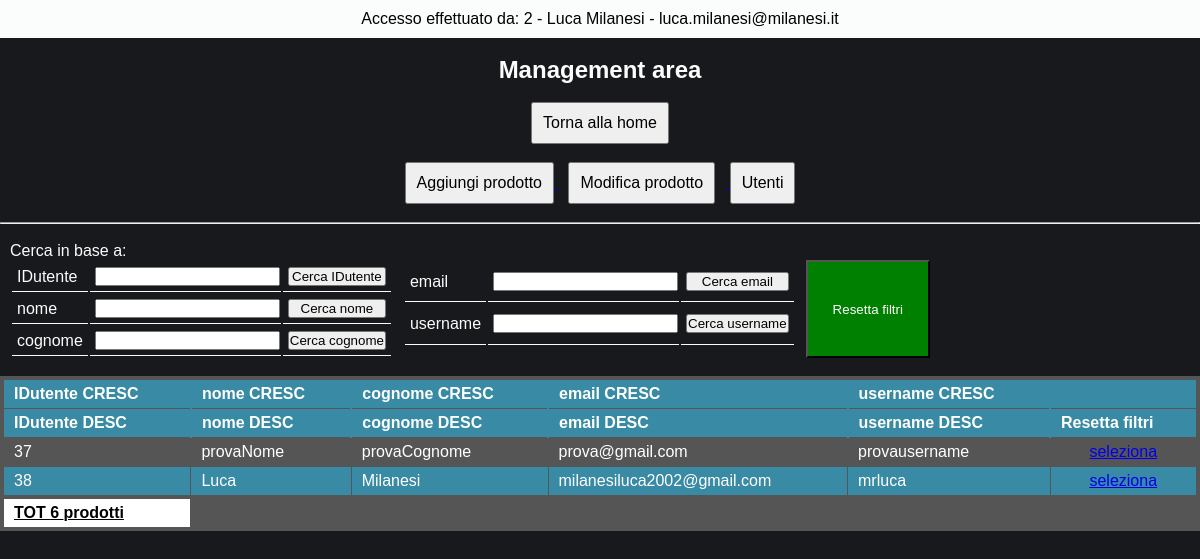
/management/viewUser.php (signed in), run on an earlier commit of the app's database.
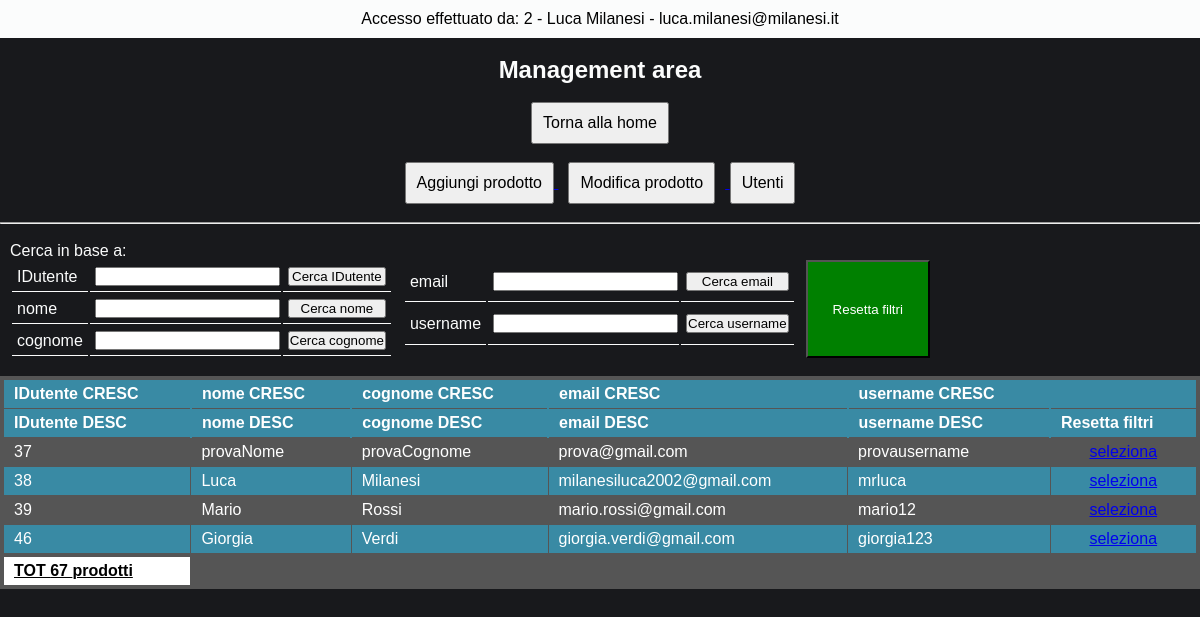
And on a later commit of the database.
### tables this page shows
CREATE TABLE `utenti` (
  `IDutente` int(11) NOT NULL AUTO_INCREMENT,
  `nome` varchar(30) DEFAULT NULL,
  `cognome` varchar(30) DEFAULT NULL,
  `email` varchar(50) DEFAULT NULL,
  `username` varchar(30) DEFAULT NULL,
  `password` varchar(64) DEFAULT NULL,
  PRIMARY KEY (`IDutente`),
  UNIQUE KEY `email` (`email`),
  UNIQUE KEY `username` (`username`)
);

### management/viewUser.php (the view, shortened to what this page needs)
<?php
include ("../dbConfig/dbConfig.php");
include ("../dbConfig/dbConfig_dip.php");
?>
<!DOCTYPE html>
<html>
  <?php
    $email_aziendale = $_SESSION['email_aziendale'];
    $sql_dip = "SELECT * FROM dipendenti WHERE email_aziendale = '$email_aziendale'";
            $result_dip = $conn2->query($sql_dip);
            $row_dip = $result_dip->fetch_assoc();
  ?>
  <head>
    <link rel="stylesheet" href="./css/style.management.css">
  </head>
  <body >
      <div class="header-page">
        <div class="header">
          <p> Accesso effettuato da: <?php echo "{$row_dip["IDdipendente"]} - {$row_dip["nome"]} {$row_dip["cognome"]} - {$row_dip["email_aziendale"]}" ?> </p>
        </div>
        <br>
        <h2> Management area </h2>
        <br>
        <a href="./managementPage.php"> <button name="management-page"> Torna alla home </button> </a>
        <br><br>
        <a href="./aggiungiProdotto.php"> <button name="agg-prod"> Aggiungi prodotto </button> </a>
        <a href="./modificaProdotto.php"> <button name="mod-prod" style="margin: 0 10px;"> Modifica prodotto </button> </a>
        <a href="./viewUser.php"> <button name="view-user"> Utenti </button> </a>
        <br><br><hr><br>
      </div>
    <form action="<?php echo $_SERVER['PHP_SELF']; ?>" method="post">
      <div class="filtri">
        <p> Cerca in base a: </p>
        <div class="container-filtri">
          <table class="tabella-filtri">
            <tr>
              <td>IDutente</td>
              <td><input type="number" name="cerca-idutente"></td>
              <td><button name="btn-cerca-idutente"> Cerca IDutente </button></td>
            </tr>
            <tr>
              <td>nome</td>
              <td><input type="text" name="cerca-nome"></td>
              <td><button name="btn-cerca-nome"> Cerca nome </button></td>
            </tr>
            <tr>
              <td>cognome</td>
              <td><input type="text" name="cerca-cognome"></td>
              <td><button name="btn-cerca-cognome"> Cerca cognome </button></td>
            </tr>
          </table>
          <table class="tabella-filtri">
            <tr>
              <td>email</td>
              <td><input type="text" name="cerca-email"></td>
              <td><button name="btn-cerca-email"> Cerca email </button></td>
            </tr>
            <tr>
              <td>username</td>
              <td><input type="text" name="cerca-username"></td>
              <td><button name="btn-cerca-username"> Cerca username </button></td>
            </tr>
            <tr>
              <th></th>
              <th></th>
              <th></th>
            </tr>
          </table>
          <button class="btn-resetF" name="resetta-filtri"> Resetta filtri </button>
        </div>
      </div>
      <br>
      <table class="steelBlueCols">
        <tr>
          <thead>
            <th> <button name="ordina-utenti-c" value="IDutente"> IDutente CRESC</button> </th>
            <th> <button name="ordina-utenti-c" value="nome"> nome CRESC</button></th>
            <th> <button name="ordina-utenti-c" value="cognome"> cognome CRESC</button></th>
            <th> <button name="ordina-utenti-c" value="email"> email CRESC</button></th>
            <th> <button name="ordina-utenti-c" value="username"> username CRESC</button></th>
            <th> </th>
          </thead>
          <thead>
            <th> <button name="ordina-utenti-d" value="IDutente"> IDutente DESC</button> </th>
            <th> <button name="ordina-utenti-d" value="nome"> nome DESC</button></th>
            <th> <button name="ordina-utenti-d" value="cognome"> cognome DESC</button></th>
            <th> <button name="ordina-utenti-d" value="email"> email DESC</button></th>
            <th> <button name="ordina-utenti-d" value="username"> username DESC</button></th>
            <th> <button name="resetta-filtri"> Resetta filtri </button> </th>
          </thead>
        </tr>
        <tbody>
          <?php
            if (!isset($_POST["ordina-utenti"]) || isset($_POST["resetta-filtri"])) {
              $sql = "SELECT * FROM utenti";
            }
          $result = $conn->query($sql);
          while($row = $result->fetch_assoc()) {
            ?>
              <tr>
                <td> <?php echo $row["IDutente"] ?> </td>
                <td> <?php echo $row["nome"] ?> </td>
                <td> <?php echo $row["cognome"] ?> </td>
                <td> <?php echo $row["email"] ?> </td>
                <td> <?php echo $row["username"] ?> </td>
                <td class="text-a">
                  <?php echo "<a href=./viewUser.select.php?IDutente={$row['IDutente']}>" ?>
                    seleziona
                  </a>
                </td>
              </tr>
            <?php
          }
            $sql_cont = "SELECT count(*) as cont_utenti FROM prodotto";
            $result_cont = $conn->query($sql_cont);
            $row_cont = $result_cont->fetch_assoc();
          ?>
            </tbody>
            <tfoot>
              <tr>
                <th> TOT <?php echo $row_cont["cont_utenti"] ?> prodotti </th>
              </tr>
            </tfoot>
      </table>
    </form>
  </body>
</html>

What changed in the data, as far as the page shows it:
added utenti: IDutente "39", nome "Mario", cognome "Rossi", email "mario.rossi@gmail.com", username "mario12"
added utenti: IDutente "46", nome "Giorgia", cognome "Verdi", email "giorgia.verdi@gmail.com", username "giorgia123"
Also different on the page:
$row_cont["cont_utenti"]: "6" → "67"
